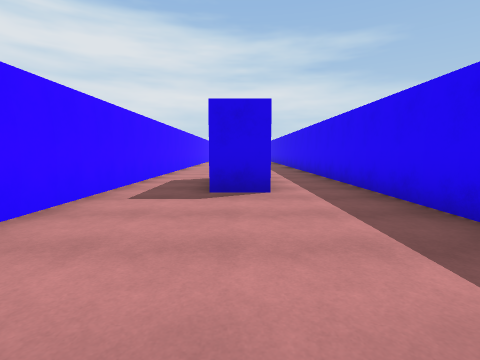
View 1 (above)

24 first-person views from a walk through a 3-D level made in the Unity game engine. The camera is 1.3 m above the floor, tilts 6° down and sees 85° across. The floor is counted in squares, 2 m on a side. Each view is taken from the middle of a square. On the plan, view 1 faces up. The plan holds only what a view shows up to about 9 squares ahead; the rest is blank. The place goes on beyond the plan.

View 2
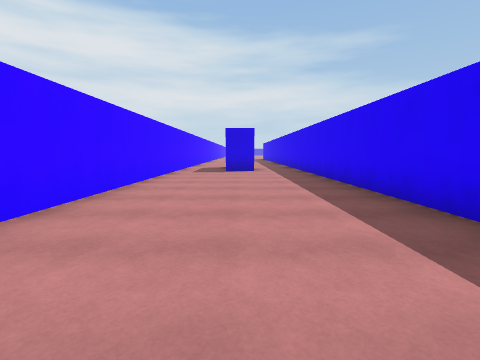

View 3
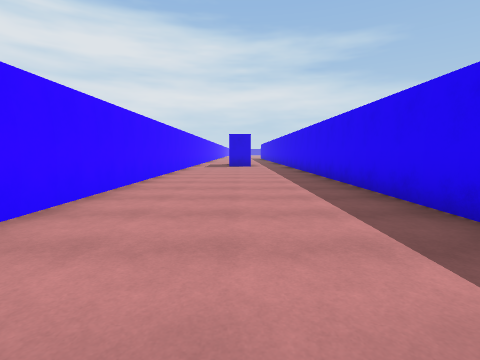

View 4
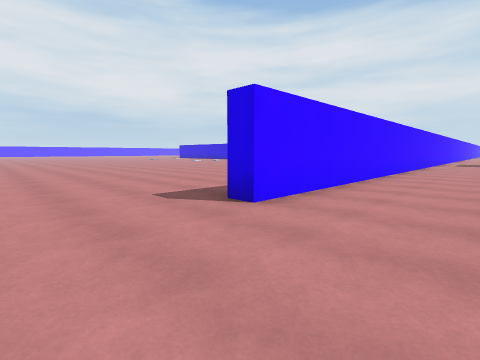

View 5
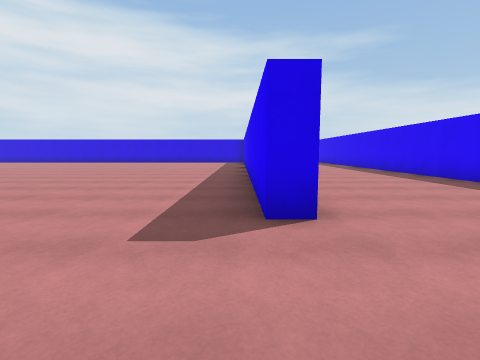

View 6
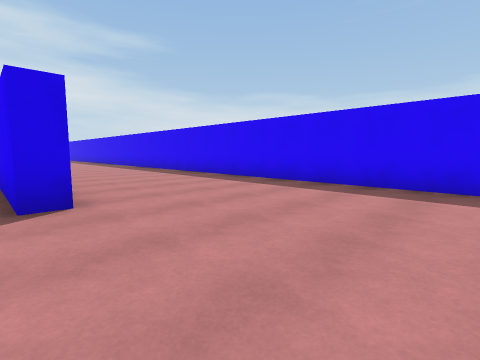

View 7
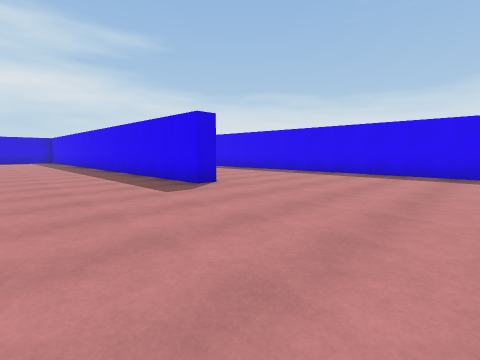

View 8
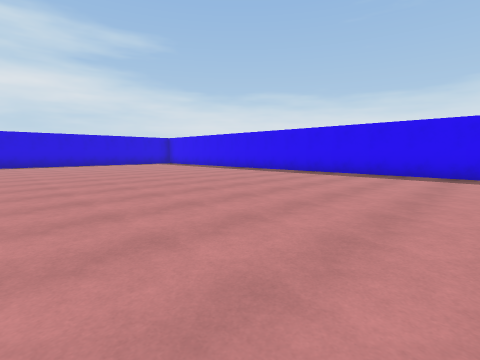

View 9
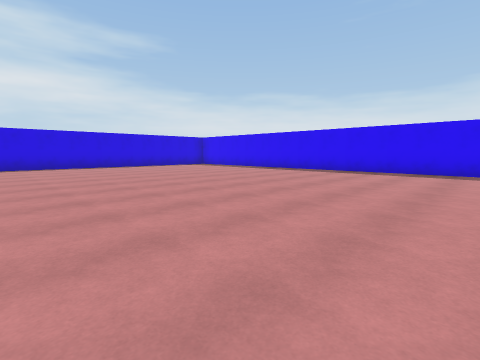

View 10
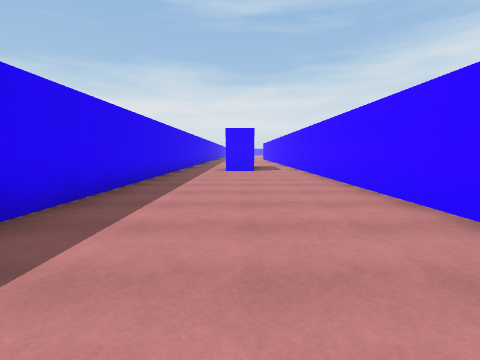

View 11
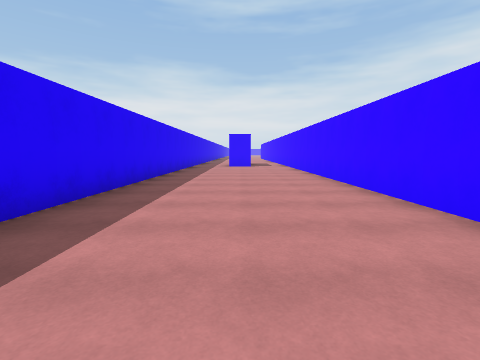

View 12
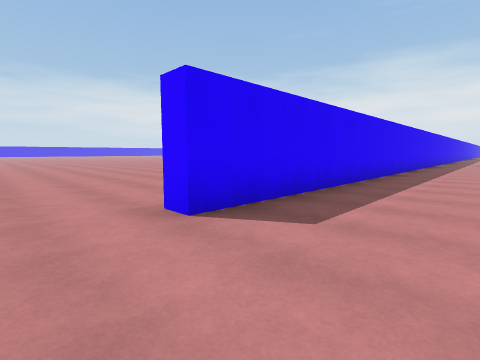

View 13
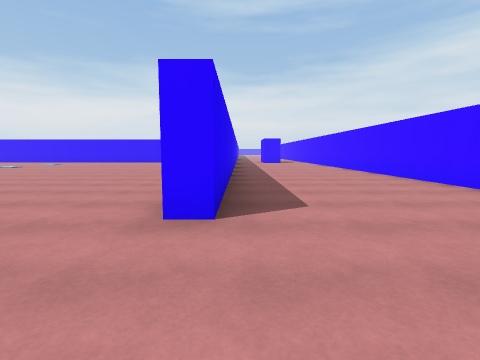

View 14
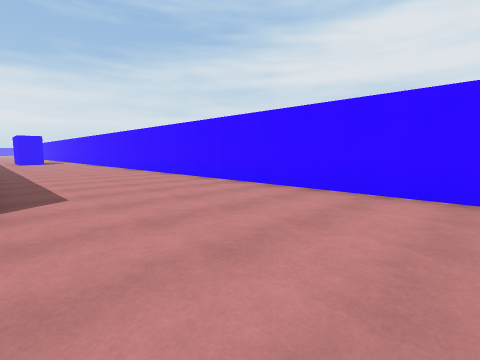

View 15
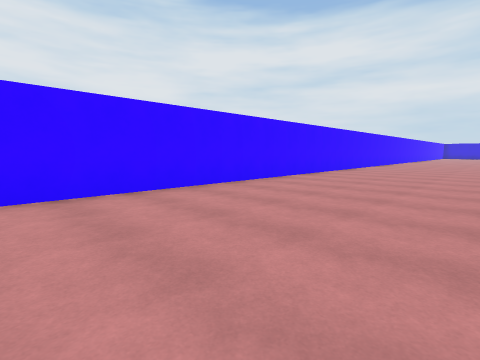

View 16
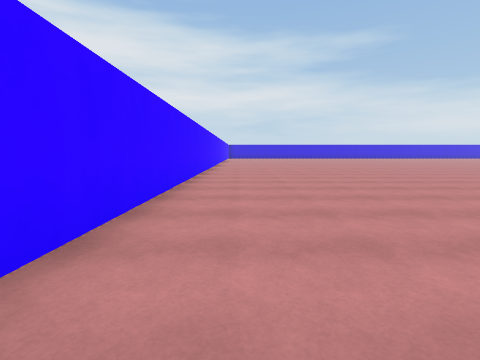

View 17
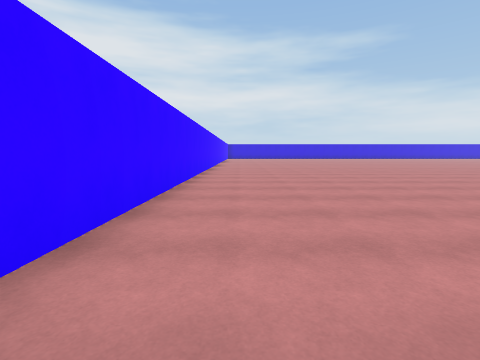

View 18
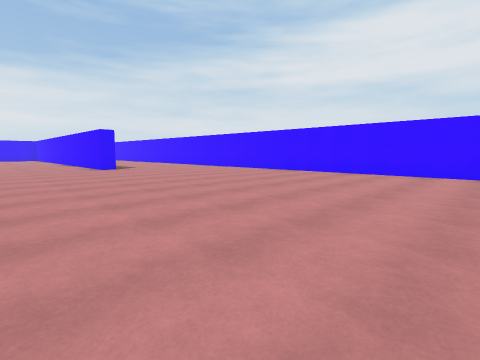

View 19
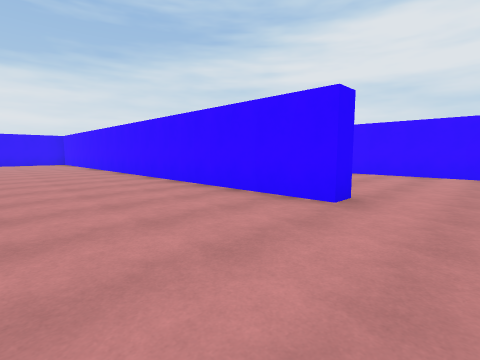

View 20
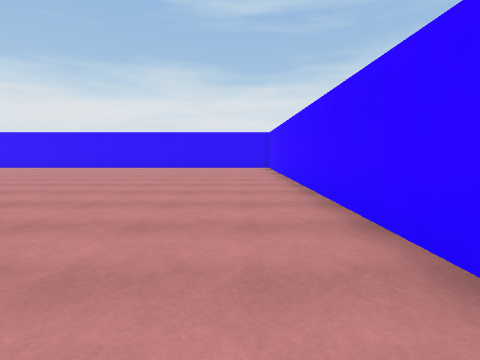

View 21
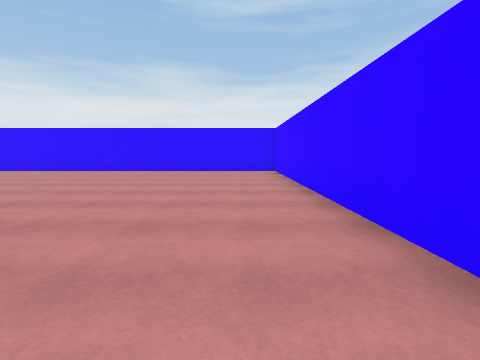

View 22
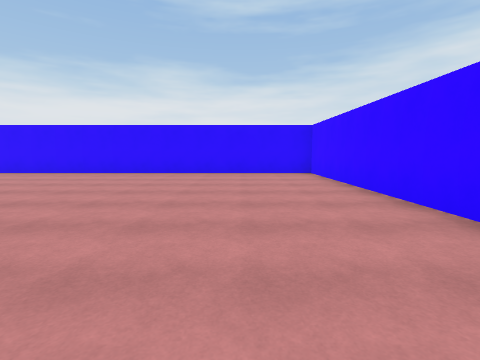

View 23
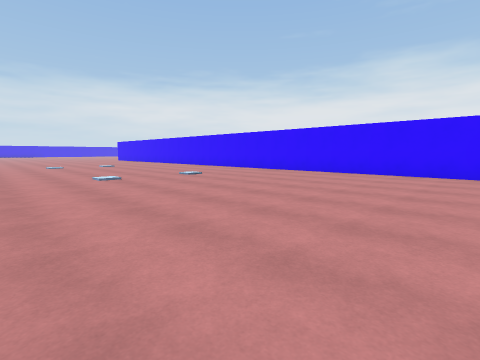

View 24
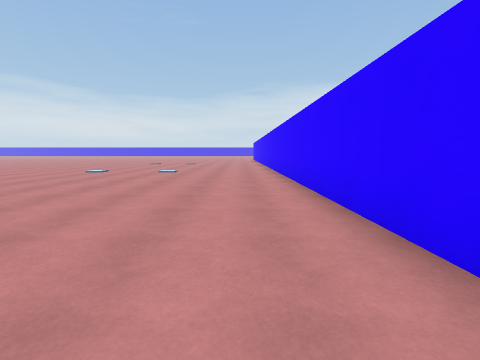

### Floor plan
Points are (right, up) in squares from view 1. A wall is a line through its corners. A room is listed if a view was taken in it or the views show most of it. See-through windows are left out.
Room 1 (views 1, 2, 3, 4, 5, 6, 7, 8, 9)
walls: (0.5, 4.2) (-0.5, 4.2); (-2.2, 6.5) (-2.2, -9.5) (-2.7, -9.5) (-2.7, -3.4); (2.3, -13.8) (2.3, 6.6)
ways out: opening at (-1.5, 5.5) to room 2; opening at (1, 5.5) to room 2
Room 2 (views 10, 11, 12, 13, 14, 15, 16, 17, 18, 19, 20, 21, 22, 23, 24)
walls: (2.3, 6.6) (2.3, 20.5) (2.7, 20.5) (2.7, 5.7) (12.5, 5.7); (-2.2, 37) (-2.2, 6.5)
ways out: opening at (-1.5, 5.5) to room 1; opening at (1, 5.5) to room 1

Where each view was taken, in squares from view 1:
view 1: 0 up, 0 right, facing up
view 2: 5 down, 0 right, facing up
view 3: 8 down, 0 right, facing up
view 4: 12 down, 0 right, facing up-left
view 5: 12 down, 3 left, facing up
view 6: 13 down, 3 left, facing up-right
view 7: 14 down, 6 left, facing up-right
view 8: 9 down, 11 left, facing up-right
view 9: 7 down, 12 left, facing up-right
view 10: 16 up, 0 right, facing down
view 11: 19 up, 0 right, facing down
view 12: 22 up, 0 right, facing down-right
view 13: 23 up, 2 right, facing down
view 14: 24 up, 2 right, facing down-left
view 15: 22 up, 2 right, facing up-left
view 16: 26 up, 1 left, facing up
view 17: 28 up, 1 left, facing up
view 18: 31 up, 6 right, facing down-left
view 19: 22 up, 6 right, facing down-left
view 20: 17 up, 4 right, facing down
view 21: 15 up, 4 right, facing down
view 22: 14 up, 5 right, facing down
view 23: 14 up, 5 right, facing down-right
view 24: 7 up, 3 right, facing right
